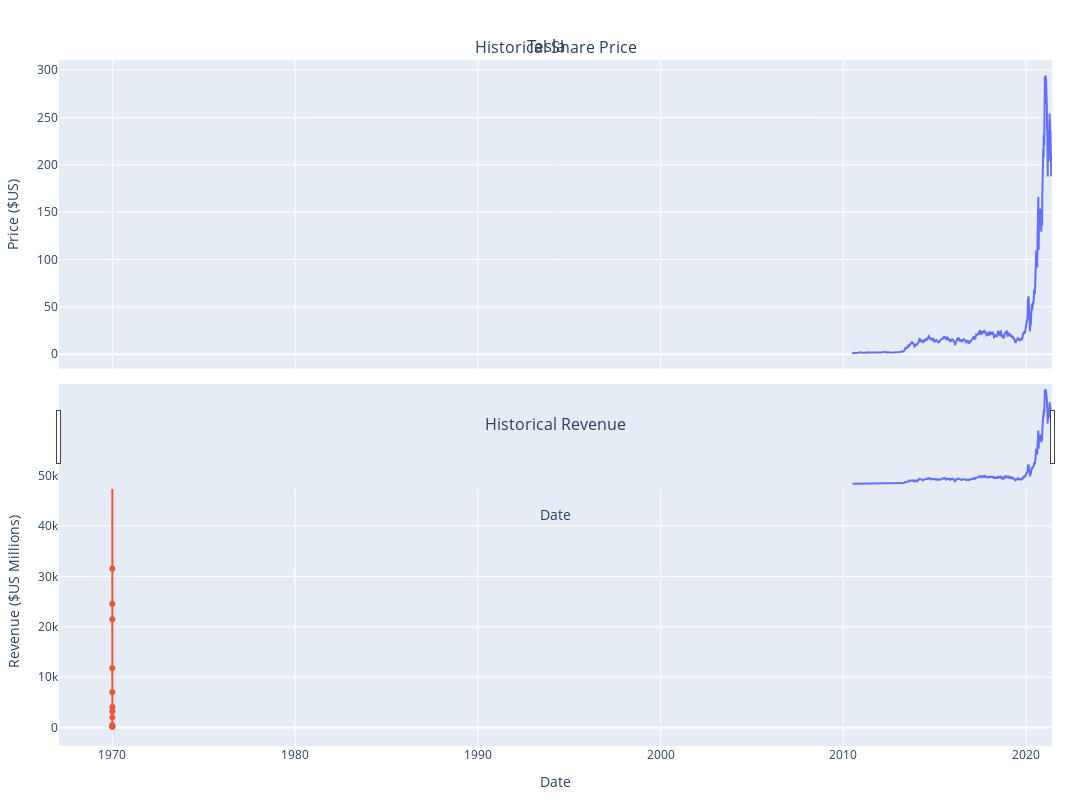

The notebook cell saved with this chart:
### Markdown cell above
Use the `make_graph` function to graph the Tesla Stock Data, also provide a title for the graph. The structure to call the `make_graph` function is `make_graph(tesla_data, tesla_revenue, 'Tesla')`. Note the graph will only show data upto June 2021.

### Code cell
import pandas as pd
import plotly.graph_objects as go
from plotly.subplots import make_subplots

def make_graph(tesla_data, tesla_revenue, title):
    # Convert Date columns to datetime if they are not already
    tesla_data['Date'] = pd.to_datetime(tesla_data['Date'], infer_datetime_format=True)
    tesla_revenue['Date'] = pd.to_datetime(tesla_revenue['Date'], infer_datetime_format=True)
    
    # Filter data to only include dates up to June 2021
    tesla_data_specific = tesla_data[tesla_data['Date'] <= '2021-06-01']
    tesla_revenue_specific = tesla_revenue[tesla_revenue['Date'] <= '2021-06-01']
    
    # Create subplots
    fig = make_subplots(rows=2, cols=1, shared_xaxes=True, subplot_titles=('Historical Share Price', 'Historical Revenue'), vertical_spacing=0.1)
    
    # Add stock price trace
    fig.add_trace(go.Scatter(x=tesla_data_specific['Date'], y=tesla_data_specific['Close'].astype("float"), name="Share Price"), row=1, col=1)
    
    # Add revenue trace
    fig.add_trace(go.Scatter(x=tesla_revenue_specific['Date'], y=tesla_revenue_specific['Revenue'].astype("float"), name="Revenue"), row=2, col=1)
    
    # Update x-axes titles
    fig.update_xaxes(title_text="Date", row=1, col=1)
    fig.update_xaxes(title_text="Date", row=2, col=1)
    
    # Update y-axes titles
    fig.update_yaxes(title_text="Price ($US)", row=1, col=1)
    fig.update_yaxes(title_text="Revenue ($US Millions)", row=2, col=1)
    
    # Update layout
    fig.update_layout(
        showlegend=False,
        height=800,
        width=1200,
        title={
            'text': title,
            'y':0.95,
            'x':0.5,
            'xanchor': 'center',
            'yanchor': 'top'
        },
        margin=dict(l=50, r=50, t=100, b=50),
        xaxis_rangeslider_visible=True
    )
    
    # Adjust layout to use space more efficiently
    fig.update_layout(
        margin=dict(l=40, r=40, t=60, b=40),
        autosize=True
    )
    
    # Show plot
    fig.show()
    
make_graph(tesla_data, tesla_revenue, 'Tesla')

### Figure 1 — Plotly figure (JSON) as saved in the notebook; plotly's stock layout.template omitted (floating-point values rounded to 4 significant figures; data arrays with more than 128 entries replaced by an {"elided": "..."} marker saying what was removed)
{"data": [{"name": "Share Price", "type": "scatter", "x": {"elided": "2750 str values"}, "xaxis": "x", "y": {"elided": "2750 float values"}, "yaxis": "y"}, {"name": "Revenue", "type": "scatter", "x": ["1970-01-01T00:00:00.000002", "1970-01-01T00:00:00.000002", "1970-01-01T00:00:00.000002", "1970-01-01T00:00:00.000002", "1970-01-01T00:00:00.000002", "1970-01-01T00:00:00.000002", "1970-01-01T00:00:00.000002", "1970-01-01T00:00:00.000002", "1970-01-01T00:00:00.000002", "1970-01-01T00:00:00.000002", "1970-01-01T00:00:00.000002", "1970-01-01T00:00:00.000002", "1970-01-01T00:00:00.000002"], "xaxis": "x2", "y": [53823, 31536, 24578, 21461, 11759, 7000, 4046, 3198, 2013, 413, 204, 117, 112], "yaxis": "y2"}], "layout": {"annotations": [{"font": {"size": 16}, "showarrow": false, "text": "Historical Share Price", "x": 0.5, "xanchor": "center", "xref": "paper", "y": 1, "yanchor": "bottom", "yref": "paper"}, {"font": {"size": 16}, "showarrow": false, "text": "Historical Revenue", "x": 0.5, "xanchor": "center", "xref": "paper", "y": 0.45, "yanchor": "bottom", "yref": "paper"}], "autosize": true, "height": 800, "margin": {"b": 40, "l": 40, "r": 40, "t": 60}, "showlegend": false, "title": {"text": "Tesla", "x": 0.5, "xanchor": "center", "y": 0.95, "yanchor": "top"}, "width": 1200, "xaxis": {"anchor": "y", "autorange": true, "domain": [0, 1], "matches": "x2", "range": ["1967-02-06 13:41:09.0792", "2021-06-01"], "rangeslider": {"autorange": true, "range": ["1967-02-06 13:41:09.0792", "2021-06-01"], "visible": true, "yaxis": {"_template": null, "rangemode": "match"}}, "showticklabels": false, "title": {"text": "Date"}, "type": "date"}, "xaxis2": {"anchor": "y2", "autorange": true, "domain": [0, 1], "range": ["1967-02-06 13:41:09.0792", "2021-06-01"], "title": {"text": "Date"}, "type": "date"}, "yaxis": {"anchor": "x", "autorange": true, "domain": [0.55, 1], "range": [-15.24, 310.7], "title": {"text": "Price ($US)"}, "type": "linear"}, "yaxis2": {"anchor": "x2", "autorange": true, "domain": [0, 0.45], "range": [-3699.0, 57630.0], "title": {"text": "Revenue ($US Millions)"}, "type": "linear"}}}
